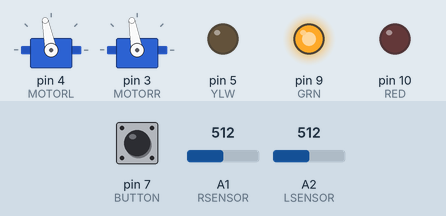
This sketch was run on a simulated Arduino Uno, built with avr-gcc and run on an emulated ATmega328P. Shown: 2 × servo, output pins drawn as LEDs (lit = HIGH). Inputs (shaded band) come from the test bench; at power-on: A1 (RSENSOR) = 512, A2 (LSENSOR) = 512, pin 7 (BUTTON) HIGH. What the sketch prints to the serial monitor is not drawn.

Above: at 1.2 s.
1.3 s: A1 (RSENSOR) set to 501
At 2.5 s:
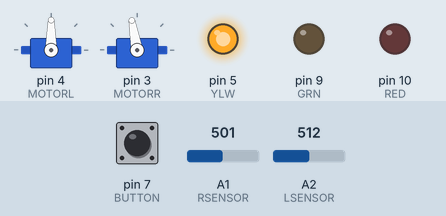
2.8 s: A2 (LSENSOR) set to 504
At 3.1 s:
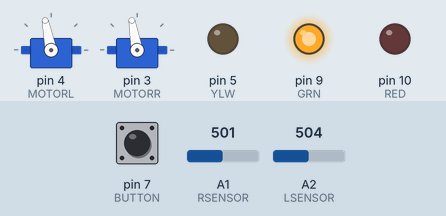
5.8 s: A1 (RSENSOR) set to 716
At 6.6 s:
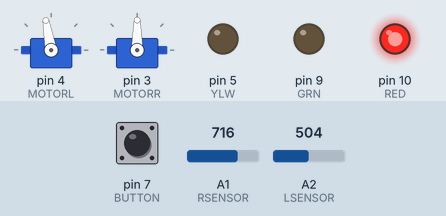
7.3 s: A2 (LSENSOR) set to 716
At 8.5 s:
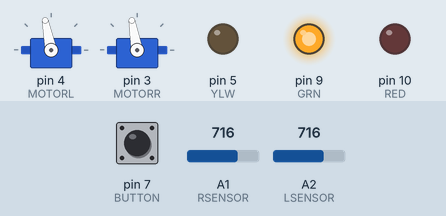
8.8 s: A2 (LSENSOR) set to 511
At 10.1 s:
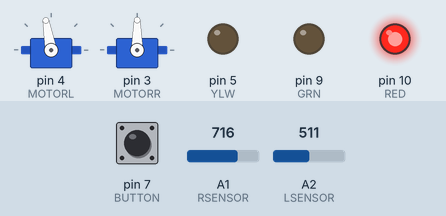
Timing chart, 0 to 11.8 s (numbered marks = the images above; inputs shaded):
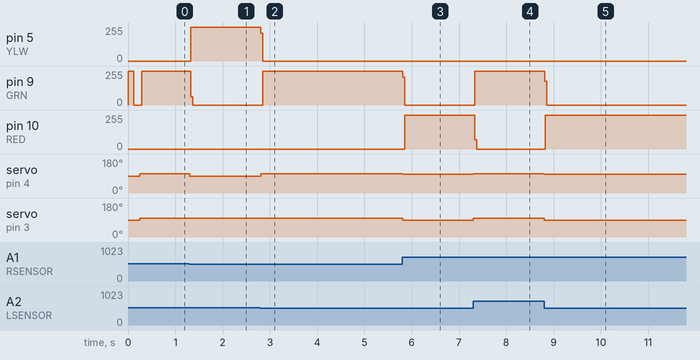

The sketch:

Group4Lab4LineFollow.ino
```cpp
/************************************************

  MREN104Lab4LineSensorCheck

  by B. Surgenor, 2021
  updated by D. A. Ells, 2023

  This code is to help calibrate the line sensor
  for your setup. Place the robot on the a white
  surface or black tape and run the program.

  Obtain the analog values for black tape and
  white surface using the readings provided in
  the serial monitor.

************************************************/
 #include <Servo.h>


// Declare servo objects for the motors
Servo leftWheel;
Servo rightWheel;

// Pins assignments
int RED = 10;       // red LED pin
int GRN = 9;        // green LED pin
int YLW = 5;        // yellow LED pin
int BUTTON = 7;     // button pin

int LSENSOR = A2;   // left line sensor on analog pin 1
int RSENSOR = A1;   // right line sensor on analog pin 2

// Integers
int lSensor = 0;     // left sensor value
int rSensor = 0;     // right sensor value

int MOTORL = 4;    // left motor signal pin
int MOTORR = 3;    // right motor signal pin

float stopPulse = 145.5;   // stop pulse for motors (nominal = 150)
float Delta = 12;
int minDelta = 2;
float forOffset = 1.46;    // offset, slows right wheel

int THRESHOLD = 1500;

// Program setup
void setup() {

  // Set state of LED pins
  pinMode(GRN, OUTPUT);
  pinMode(YLW, OUTPUT);
  pinMode(RED, OUTPUT);

  // Set state of button pin
  pinMode(BUTTON, INPUT);

  // Set line following sensor pins as inputs
  pinMode(LSENSOR, INPUT);
  pinMode(RSENSOR, INPUT);

  //Attatch the motor pins to the servo objects
  leftWheel.attach(MOTORL);
  rightWheel.attach(MOTORR);
  runMotors(0,0);       // stop the motors

  //serial communication
  Serial.begin(9600);

} // end of setup

// Program loop starts here
void loop() {
      do{
        digitalWrite(GRN, HIGH);
        delay(125);
        digitalWrite(GRN, LOW);
        delay(125);
      }while(digitalRead(BUTTON) == LOW);

do{
  // Read the sensor value
  lSensor = analogRead(LSENSOR);
  rSensor = analogRead(RSENSOR);

  // Map the values into millivolts (assuming 3000 mV reference voltage)
  lSensor = map(lSensor,0,1023,0,3000);
  rSensor = map(rSensor,0,1023,0,3000);

  if(lSensor > THRESHOLD  && rSensor < THRESHOLD )
  {
    turnOnLED(YLW);
    runMotors(Delta, minDelta);
  }

  else if(rSensor > THRESHOLD && lSensor < THRESHOLD)
  {
    turnOnLED(RED);
    runMotors(minDelta, Delta);
  }

  else
  {
    turnOnLED(GRN);
    runMotors(Delta, Delta+forOffset);
  }

  Serial.write("drive");

}while(1);
} // end of program loop

// Subroutines

// Turn on a single LED and turn others off
void turnOnLED(int COLOUR)
{
  digitalWrite(GRN, LOW);
  digitalWrite(YLW, LOW);
  digitalWrite(RED, LOW);
  digitalWrite(COLOUR, HIGH);
}
// Run the motors
void runMotors(float deltaL, float deltaR)
{
  float pulseL = (stopPulse + deltaL)*10;   // calculate length of pulse
  float pulseR = (stopPulse + deltaR)*10;   // calculate length of pulse
  leftWheel.writeMicroseconds(pulseR);    // send pulse in microseconds
  rightWheel.writeMicroseconds(pulseL);   // send pulse in microseconds
}
```

Measured:
- the behaviour switches between 512 and 511 on A1 (RSENSOR) (found by bisection; images 0 and 1)
- the behaviour switches between 512 and 511 on A2 (LSENSOR) (found by bisection; images 1 and 2)
- after the input at 1.3 s, pin 5 (YLW): 0/255 → 255/255 at once; pin 9 (GRN): 254/255 → 0/255 at once; servo on pin 4 (MOTORL): 101° → 90° at once
- after the input at 2.8 s, pin 5 (YLW): 255/255 → 0/255 at once; pin 9 (GRN): 0/255 → 254/255 after 0.05 s; servo on pin 4 (MOTORL): 90° → 101° at once
- after the input at 5.8 s, pin 9 (GRN): 254/255 → 0/255 at once; pin 10 (RED): 0/255 → 255/255 after 0.05 s; servo on pin 4 (MOTORL): 101° → 100° at once; servo on pin 3 (MOTORR): 100° → 90° at once
- after the input at 7.3 s, pin 9 (GRN): 0/255 → 254/255 at once; pin 10 (RED): 255/255 → 0/255 at once; servo on pin 4 (MOTORL): 100° → 101° at once; servo on pin 3 (MOTORR): 90° → 100° at once
- after the input at 8.8 s, pin 9 (GRN): 254/255 → 0/255 at once; pin 10 (RED): 0/255 → 255/255 at once; servo on pin 4 (MOTORL): 101° → 100° at once; servo on pin 3 (MOTORR): 100° → 90° at once
